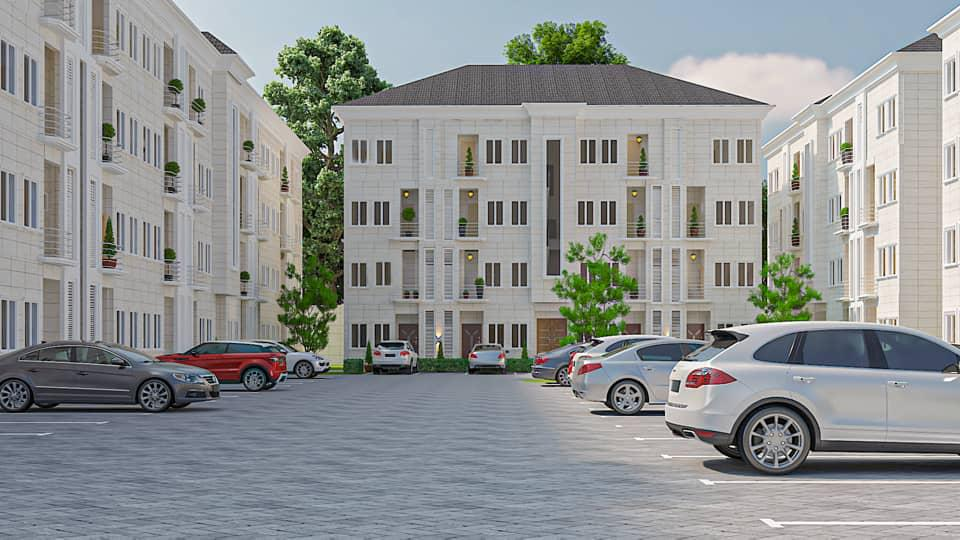
#> input picture assets/12.jpeg, 960 x 540 px
$ python main.py
#> lines starting #> are read from the running program, lines starting #| are printed output that depends on the picture
# import the necessary modules

import cv2 as cv
import sys

image = cv.imread('assets/12.jpeg', 1)   # reads the image
#> image is the input picture: shape (540, 960, 3); mean B, G, R 146.3, 146.4, 143.4
# Check if the image loaded successfully
if image is None:
    sys.exit('Error while loading image')

image = cv.resize(image, (0, 0), fx=0.5, fy=0.5)  # resize the image (Half its original)
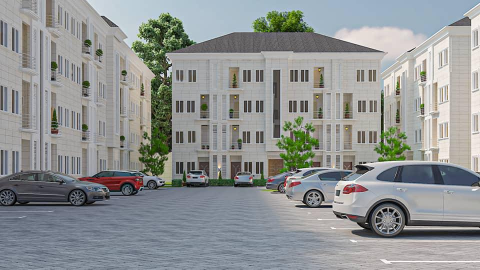
#> image: shape (270, 480, 3); mean B, G, R 146.5, 146.6, 143.5
image = cv.rotate(image, cv.cv2.ROTATE_90_CLOCKWISE)  # rotate the image
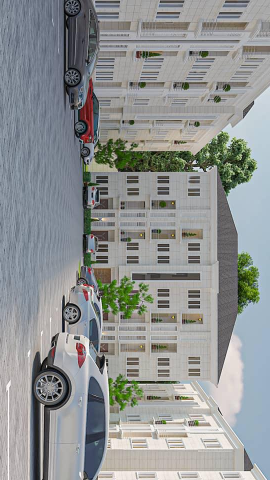
#> image: shape (480, 270, 3); mean B, G, R 146.5, 146.6, 143.5

cv.imshow("Display Window", image)  # Displays image on a new window
cv.waitKey(0)
cv.destroyAllWindows()

cv.imwrite('assets/new_img.jpg', image)   # Writes the processed image to a new file
